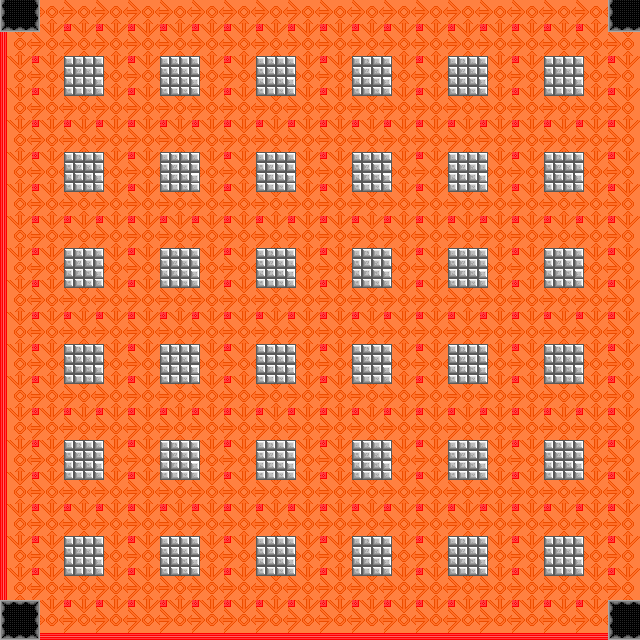

This game map was drawn from its Tiled (.tmx) file and the tilesets committed beside it. A one-line description and the trimmed map source follow:
An orthogonal 20x20 tile map with 32x32 px tiles, 2 tile layers (base tile layer, top floor layer).

<map version="1.0" orientation="orthogonal" width="20" height="20" tilewidth="32" tileheight="32">
 <tileset firstgid="1" name="carpet" tilewidth="40" tileheight="40">
  <image source="../tilesets/carpet.PNG" width="240" height="120" />
 </tileset>
 <layer name="base tile layer" width="20" height="20">
  <data>[400 cells, 400 non-empty, 9 distinct tile ids]</data>
 </layer>
 <layer name="top floor layer" width="20" height="20">
  <data>[400 cells, 40 non-empty, 2 distinct tile ids]</data>
 </layer>
</map>
